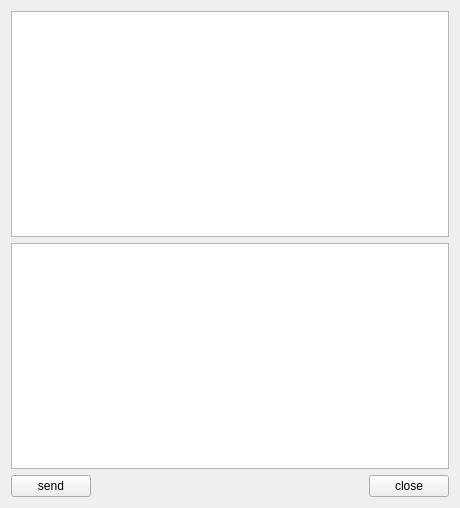
<?xml version="1.0" encoding="UTF-8"?>
<ui version="4.0">
 <class>ServerWidget</class>
 <widget class="QWidget" name="ServerWidget">
  <property name="geometry">
   <rect>
    <x>0</x>
    <y>0</y>
    <width>460</width>
    <height>508</height>
   </rect>
  </property>
  <property name="windowTitle">
   <string>ServerWidget</string>
  </property>
  <layout class="QVBoxLayout" name="verticalLayout_2">
   <item>
    <layout class="QVBoxLayout" name="verticalLayout">
     <item>
      <widget class="QTextEdit" name="textEdit_read"/>
     </item>
     <item>
      <widget class="QTextEdit" name="textEdit_write"/>
     </item>
    </layout>
   </item>
   <item>
    <layout class="QHBoxLayout" name="horizontalLayout">
     <item>
      <widget class="QPushButton" name="pushButton_send">
       <property name="text">
        <string>send</string>
       </property>
      </widget>
     </item>
     <item>
      <spacer name="horizontalSpacer">
       <property name="orientation">
        <enum>Qt::Horizontal</enum>
       </property>
       <property name="sizeHint" stdset="0">
        <size>
         <width>40</width>
         <height>20</height>
        </size>
       </property>
      </spacer>
     </item>
     <item>
      <widget class="QPushButton" name="pushButton_close">
       <property name="text">
        <string>close</string>
       </property>
      </widget>
     </item>
    </layout>
   </item>
  </layout>
 </widget>
 <resources/>
 <connections/>
</ui>
